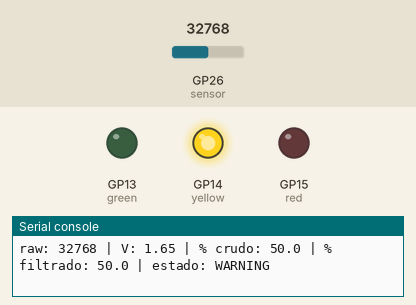
Bench run of a program on a simulated Raspberry Pi Pico running MicroPython. Parts: output pins drawn as LEDs (lit = HIGH), the last lines printed to the serial console. Inputs (shaded band) come from the test bench; at power-on: GP26 (sensor) = 32768 (analog values on the 0–65535 scale).

Above: at 1.2 s.
1.3 s: GP26 (sensor) set to 31936
At 2.1 s:
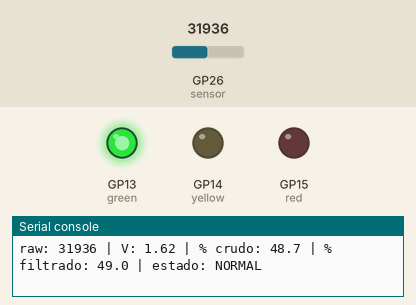
2.8 s: GP26 (sensor) set to 57670
At 4.6 s:
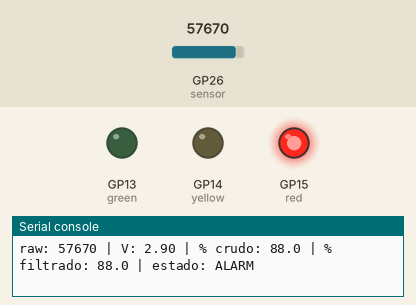
Timing chart, 0 to 6.1 s (numbered marks = the images above; inputs shaded):
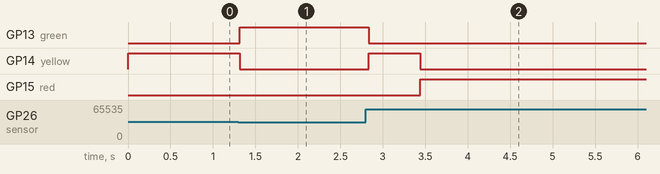

The program:

main.py
```python
# =========================================================================
#  DO 03 / CHALLENGE 07 - Smart Analog Monitor
#  Sesion 07: Conversion ADC y acondicionamiento de senal
#  Axel Garcia Arellano
#
#  Cadena de acondicionamiento:
#  raw (ADC) -> promedio movil -> voltaje / porcentaje -> estado -> LED
#  La senal FILTRADA decide el estado, nunca una lectura aislada.
#  Circuito: potenciometro en GP26/ADC0, LEDs en GP13/GP14/GP15.
# =========================================================================

from machine import Pin, ADC
from time import sleep_ms

# ---------------- Hardware ----------------
sensor = ADC(Pin(26))                  # GP26 = ADC0 (0 a 3.3 V maximo)
green = Pin(13, Pin.OUT, value=0)      # GP13 - LED verde    -> NORMAL
yellow = Pin(14, Pin.OUT, value=0)     # GP14 - LED amarillo -> WARNING
red = Pin(15, Pin.OUT, value=0)        # GP15 - LED rojo     -> ALARM

# ---------------- Parametros ----------------
VREF = 3.3              # voltaje de referencia del ADC de la Pico
ADC_MAX = 65535         # read_u16() siempre entrega de 0 a 65535
WARNING = 50            # % a partir del cual se enciende el amarillo
ALARM = 75              # % a partir del cual se enciende el rojo
N = 10                  # muestras del promedio movil
SAMPLE_MS = 100         # periodo de muestreo -> la ventana cubre 1 s

window = []             # aqui se guardan las ultimas N lecturas crudas


# ---------------- Lectura y conversion ----------------
# Lee el ADC: un numero entero de 0 (0 V) a 65535 (3.3 V)
def read_raw():
    return sensor.read_u16()


# Regla de tres: 0 -> 0.0 V y 65535 -> 3.3 V
# max()/min() aseguran que el valor nunca salga del rango valido
def to_voltage(raw):
    raw = max(0, min(ADC_MAX, raw))
    return raw * VREF / ADC_MAX


# Regla de tres: 0 -> 0 % y 65535 -> 100 %
def to_percent(raw):
    raw = max(0, min(ADC_MAX, raw))
    return raw * 100 / ADC_MAX


# ---------------- Filtro ----------------
# Promedio movil: entra la lectura nueva, sale la mas vieja cuando ya
# hay N, y se regresa el promedio. Una lectura con ruido solo pesa 1/N.
def filter_avg(raw):
    window.append(raw)
    if len(window) > N:
        window.pop(0)
    return sum(window) / len(window)


# ---------------- Clasificacion ----------------
# Convierte el porcentaje FILTRADO en un estado:
#   menos de 50 %  -> NORMAL
#   50 % a 74.9 %  -> WARNING
#   75 % o mas     -> ALARM
def classify(percent):
    if percent >= ALARM:
        return "ALARM"
    elif percent >= WARNING:
        return "WARNING"
    else:
        return "NORMAL"


# ---------------- Salidas ----------------
# Solo un LED encendido a la vez: cada LED se compara con el estado,
# la comparacion da True (1) en uno solo y False (0) en los otros dos
def update_outputs(state):
    green.value(state == "NORMAL")
    yellow.value(state == "WARNING")
    red.value(state == "ALARM")


# Todo en una linea: lectura cruda, voltaje filtrado, % crudo, % filtrado y estado
def print_status(raw, voltage, raw_percent, filt_percent, state):
    print("raw:", raw,
          "| V:", "{:.2f}".format(voltage),
          "| % crudo:", "{:.1f}".format(raw_percent),
          "| % filtrado:", "{:.1f}".format(filt_percent),
          "| estado:", state)


# ---------------- Inicio ----------------
print("CHALLENGE 07 - Smart Analog Monitor")
print("Entrada: GP26/ADC0 | LEDs: GP13=verde, GP14=amarillo, GP15=rojo")
print("Umbrales: WARNING >=", WARNING, "% | ALARM >=", ALARM, "%")
print("Filtro: promedio movil de", N, "muestras cada", SAMPLE_MS, "ms")
print(20 * "=")

estado_anterior = "INICIO"

try:
    while True:
        raw = read_raw()                         # 1) medir
        filtered = filter_avg(raw)               # 2) filtrar
        voltage = to_voltage(filtered)           # 3) convertir (senal filtrada)
        raw_percent = to_percent(raw)
        # Se redondea a 1 decimal para decidir con el mismo numero que se imprime
        # (sin esto, raw = 32767 da 49.9992 %: se veia "50.0" pero salia NORMAL)
        filt_percent = round(to_percent(filtered), 1)
        state = classify(filt_percent)           # 4) clasificar
        update_outputs(state)                    # 5) actuar

        # Aviso visible en el serial cada vez que cambia el estado
        if state != estado_anterior:
            print("[CAMBIO]", estado_anterior, "->", state)
            estado_anterior = state

        print_status(raw, voltage, raw_percent, filt_percent, state)
        sleep_ms(SAMPLE_MS)
finally:
    # Al detener con Ctrl-C (o si hay un error) se apagan los LEDs
    green.value(0)
    yellow.value(0)
    red.value(0)
    print("\n[FIN] Monitor detenido, LEDs apagados")
```

Measured:
- the behaviour switches between 32736 and 32720 on GP26 (sensor) (found by bisection; images 0 and 1)
- after the input at 1.3 s, GP13 (green): LOW → HIGH at once; GP14 (yellow): HIGH → LOW at once
- after the input at 2.8 s, GP13 (green): HIGH → LOW at once; GP14 (yellow): LOW → HIGH at once, → LOW 0.61 s later; GP15 (red): LOW → HIGH after 0.64 s
